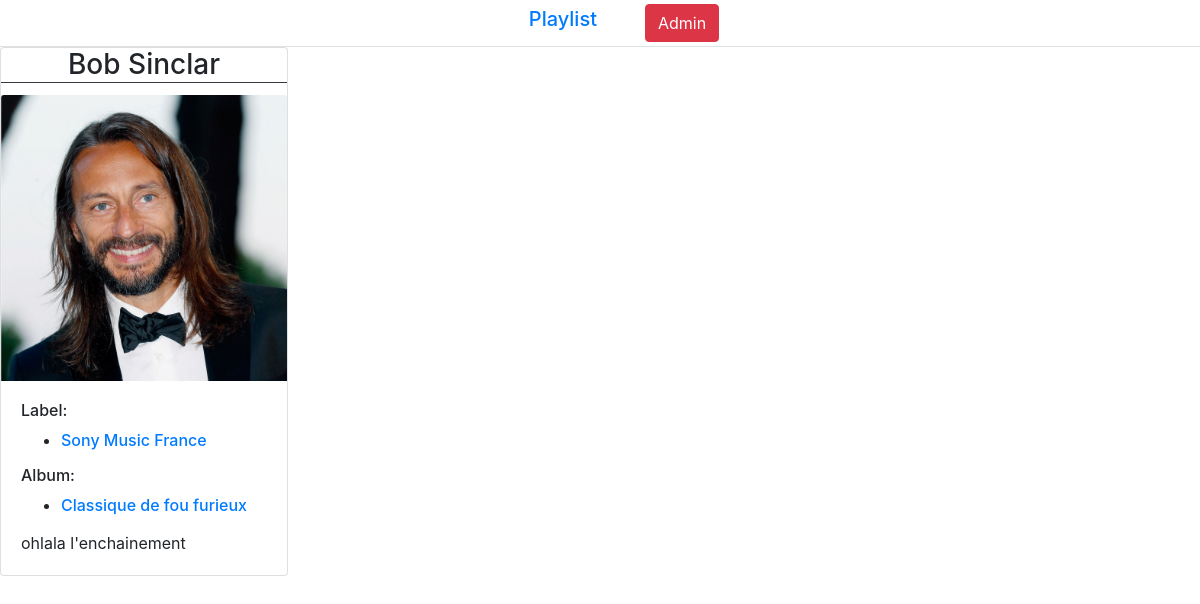
The page /index.php?p=artist&artist_id=5 on the database its author committed.
### tables this page shows
CREATE TABLE IF NOT EXISTS `artists` (
  `id` int(11) NOT NULL AUTO_INCREMENT,
  `name` varchar(255) NOT NULL,
  `biography` varchar(255) NOT NULL,
  `image` varchar(255) DEFAULT NULL,
  PRIMARY KEY (`id`)
);

CREATE TABLE IF NOT EXISTS `labels` (
  `id` int(11) NOT NULL AUTO_INCREMENT,
  `name` varchar(255) NOT NULL,
  PRIMARY KEY (`id`)
);

CREATE TABLE IF NOT EXISTS `albums` (
  `id` int(11) NOT NULL AUTO_INCREMENT,
  `name` varchar(255) NOT NULL,
  `year` year(4) NOT NULL,
  `artist_id` int(11) NOT NULL,
  PRIMARY KEY (`id`),
  KEY `albums_artist_id` (`artist_id`)
);

### controllers/artistController.php (called while the page is built, shortened)
<?php
require 'models/Album.php';
require 'models/Artist.php';
require 'models/Label.php';
$artist = getArtist($_GET['artist_id']);
$artist_labels = getLabelByArtistId($_GET['artist_id']);
$albums = getAlbums($artist['id']);
include 'views/artist.php';

### models/Artist.php (called while the page is built, shortened)
<?php
function getArtist($id){
    $db = dbConnect();
    $query = $db->prepare('SELECT * FROM artists WHERE id = ?');
    $result = $query->execute([$id]);
    if ($result){
        return $query->fetch();
    }
    else {
        return false;
    }
}

### models/Label.php (called while the page is built, shortened)
<?php
function getLabelByArtistId($artistId)
{
    $db = dbConnect();
    $query = $db->prepare("SELECT l.* FROM labels l INNER JOIN artists_labels al ON l.id = al.label_id WHERE al.artist_id = ? ");
    $query->execute([ $artistId ]);
    return $query->fetchAll();
}

### models/Album.php (called while the page is built, shortened)
<?php
function getAlbums($artistId = false){
  $db = dbConnect();
  if($artistId != false){
      $query = $db->prepare('SELECT * FROM albums WHERE artist_id = ?');
      $query->execute([$artistId]);
      $selectedAlbums = $query->fetchAll();
  }
  else{
      $query = $db->query('SELECT * FROM albums ');
      $selectedAlbums = $query->fetchAll();
  }
  return $selectedAlbums;
}

### views/artist.php (the view)
<div class="card" style="width: 18rem;">
			<h3 class="text-center border-dark border-bottom card-title"><?= $artist['name'] ?></h3>
			<?php if(!empty($artist['image'])): ?>
				<img class="card-img-top" src="./assets/images/artist/<?= $artist['image'] ?>" alt="Card image cap">
			<?php endif; ?>
			<div class="card-body">
        <h6>Label:</h6>
        <ul>
          <?php foreach($artist_labels as $a_label): ?>
					  <li><a href="index.php?p=label&id=<?= $a_label['id'] ?>"><h6><?= $a_label['name'] ?></h6></a> </li>
          <?php endforeach; ?>
        </ul>
        <?php if(sizeof($albums) > 0): ?>
          <h6>Album:</h6>
          <ul>
            <?php foreach($albums as $album): ?>
              <li><a href="index.php?p=album&album_id=<?= $album['id'] ?>"><h6><?= $album['name'] ?></h6></a></li>
            <?php endforeach; ?>
          </ul>
          <?php else: ?>
            <p>aucun album pour cet artiste</p>
          <?php endif; ?>
				<p class="card-text"><?= $artist['biography'] ?></p>
		</div>

### rows shown on the page
artists: name "Bob Sinclar", image (picture), biography "ohlala l'enchainement"
labels: name "Sony Music France"
albums: name "Classique de fou furieux"
